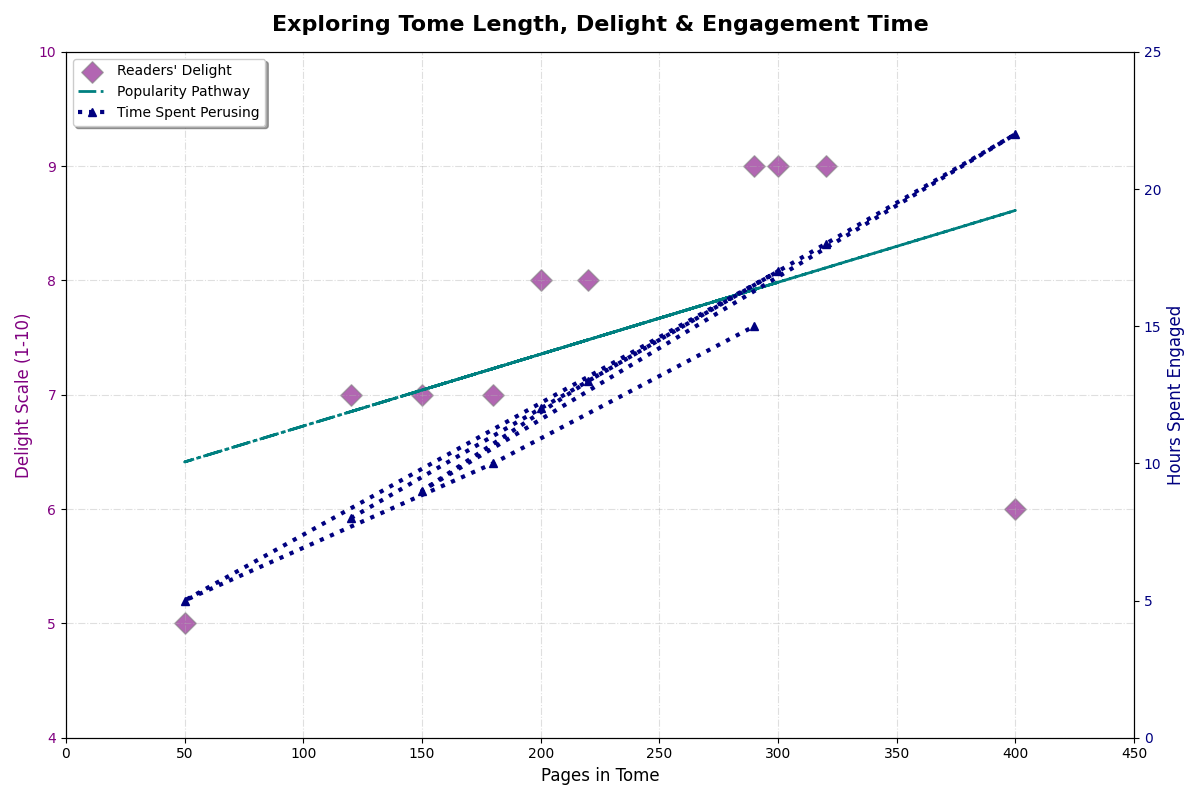

Python code for this plot:
import matplotlib.pyplot as plt
import numpy as np

pages = np.array([120, 200, 320, 400, 150, 220, 300, 50, 180, 290])
ratings = np.array([7, 8, 9, 6, 7, 8, 9, 5, 7, 9])
reading_duration = np.array([8, 12, 18, 22, 9, 13, 17, 5, 10, 15])

fig, ax1 = plt.subplots(figsize=(12, 8))

scatter = ax1.scatter(pages, ratings, color='purple', label='Readers\' Delight', alpha=0.6, s=120, marker='D', edgecolor='gray')

coef = np.polyfit(pages, ratings, 1)
poly1d_fn = np.poly1d(coef)
plt.plot(pages, poly1d_fn(pages), color='teal', linestyle='-.', linewidth=2, label='Popularity Pathway')

ax1.set_xlabel('Pages in Tome', fontsize=12)
ax1.set_ylabel('Delight Scale (1-10)', color='purple', fontsize=12)
ax1.tick_params(axis='y', labelcolor='purple')
ax1.set_xlim(0, 450)
ax1.set_ylim(4, 10)

ax2 = ax1.twinx()
ax2.plot(pages, reading_duration, color='navy', marker='^', linestyle=':', linewidth=3, label='Time Spent Perusing')
ax2.set_ylabel('Hours Spent Engaged', color='navy', fontsize=12)
ax2.tick_params(axis='y', labelcolor='navy')
ax2.set_ylim(0, 25)

plt.title('Exploring Tome Length, Delight & Engagement Time', fontsize=16, fontweight='bold', pad=15)
ax1.grid(True, linestyle='-.', alpha=0.4)

fig.tight_layout()
lines_1, labels_1 = ax1.get_legend_handles_labels()
lines_2, labels_2 = ax2.get_legend_handles_labels()
ax1.legend(lines_1 + lines_2, labels_1 + labels_2, loc='upper left', frameon=True, shadow=True)

plt.show()
